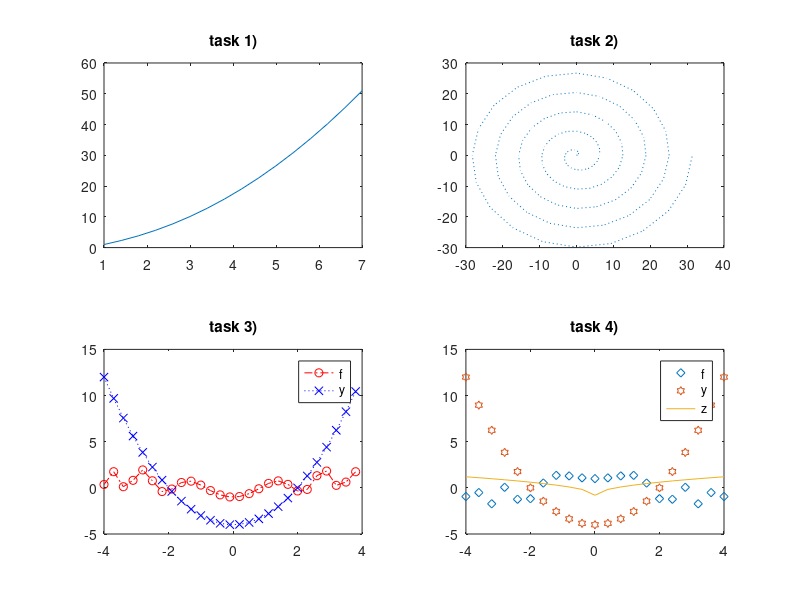

MATLAB code for this plot:
x1 = 1:0.4:7;y1 = log(x1) + (x1.^2);

subplot(2 ,2 , 1);
plot(x1 , y1 , '-');
title('task 1)');

t = 0:pi/10:10*pi; x2 = t.*cos(t); y2 = t.*sin(t);

subplot(2, 2 , 2);
plot(x2 , y2, ':');
title('task 2)');

subplot(2, 2 , 3);
x3 = -4:0.3:4; y3 = sin(x3.^2) - cos(x3); y3_2 = x3.^2 - 4;
plot(x3 , y3,'-.or' ,  x3 , y3_2, ':xb');
title('task 3)');
legend('f' , 'y');

subplot(2 ,2 , 4);
x4 = -4:0.4:4; f = sin(x4.^2) + cos(x4) ; y = x4.^2 - 4; z = sqrt(abs(x4)) - 0.8;
plot(x4 , f , 'd' ,x4 , y , 'h' , x4 , z);
title('task 4)')
legend('f' , 'y' , 'z' ,'Location' ,  'Best');

